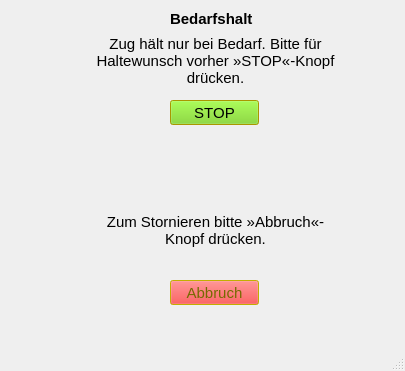
<?xml version="1.0" encoding="UTF-8"?>
<ui version="4.0">
 <class>MainWindow</class>
 <widget class="QMainWindow" name="MainWindow">
  <property name="geometry">
   <rect>
    <x>0</x>
    <y>0</y>
    <width>405</width>
    <height>371</height>
   </rect>
  </property>
  <property name="windowTitle">
   <string>Bedarfshalt</string>
  </property>
  <widget class="QWidget" name="centralWidget">
   <property name="font">
    <font>
     <pointsize>11</pointsize>
    </font>
   </property>
   <widget class="QPushButton" name="stopButton">
    <property name="geometry">
     <rect>
      <x>170</x>
      <y>100</y>
      <width>89</width>
      <height>25</height>
     </rect>
    </property>
    <property name="palette">
     <palette>
      <active>
       <colorrole role="WindowText">
        <brush brushstyle="SolidPattern">
         <color alpha="255">
          <red>0</red>
          <green>0</green>
          <blue>0</blue>
         </color>
        </brush>
       </colorrole>
       <colorrole role="Button">
        <brush brushstyle="SolidPattern">
         <color alpha="255">
          <red>115</red>
          <green>210</green>
          <blue>22</blue>
         </color>
        </brush>
       </colorrole>
       <colorrole role="Light">
        <brush brushstyle="SolidPattern">
         <color alpha="255">
          <red>255</red>
          <green>239</green>
          <blue>100</blue>
         </color>
        </brush>
       </colorrole>
       <colorrole role="Midlight">
        <brush brushstyle="SolidPattern">
         <color alpha="255">
          <red>246</red>
          <green>225</green>
          <blue>50</blue>
         </color>
        </brush>
       </colorrole>
       <colorrole role="Dark">
        <brush brushstyle="SolidPattern">
         <color alpha="255">
          <red>118</red>
          <green>106</green>
          <blue>0</blue>
         </color>
        </brush>
       </colorrole>
       <colorrole role="Mid">
        <brush brushstyle="SolidPattern">
         <color alpha="255">
          <red>158</red>
          <green>141</green>
          <blue>0</blue>
         </color>
        </brush>
       </colorrole>
       <colorrole role="Text">
        <brush brushstyle="SolidPattern">
         <color alpha="255">
          <red>0</red>
          <green>0</green>
          <blue>0</blue>
         </color>
        </brush>
       </colorrole>
       <colorrole role="BrightText">
        <brush brushstyle="SolidPattern">
         <color alpha="255">
          <red>255</red>
          <green>255</green>
          <blue>255</blue>
         </color>
        </brush>
       </colorrole>
       <colorrole role="ButtonText">
        <brush brushstyle="SolidPattern">
         <color alpha="255">
          <red>0</red>
          <green>0</green>
          <blue>0</blue>
         </color>
        </brush>
       </colorrole>
       <colorrole role="Base">
        <brush brushstyle="SolidPattern">
         <color alpha="255">
          <red>255</red>
          <green>255</green>
          <blue>255</blue>
         </color>
        </brush>
       </colorrole>
       <colorrole role="Window">
        <brush brushstyle="SolidPattern">
         <color alpha="255">
          <red>237</red>
          <green>212</green>
          <blue>0</blue>
         </color>
        </brush>
       </colorrole>
       <colorrole role="Shadow">
        <brush brushstyle="SolidPattern">
         <color alpha="255">
          <red>0</red>
          <green>0</green>
          <blue>0</blue>
         </color>
        </brush>
       </colorrole>
       <colorrole role="AlternateBase">
        <brush brushstyle="SolidPattern">
         <color alpha="255">
          <red>246</red>
          <green>233</green>
          <blue>127</blue>
         </color>
        </brush>
       </colorrole>
       <colorrole role="ToolTipBase">
        <brush brushstyle="SolidPattern">
         <color alpha="255">
          <red>255</red>
          <green>255</green>
          <blue>220</blue>
         </color>
        </brush>
       </colorrole>
       <colorrole role="ToolTipText">
        <brush brushstyle="SolidPattern">
         <color alpha="255">
          <red>0</red>
          <green>0</green>
          <blue>0</blue>
         </color>
        </brush>
       </colorrole>
       <colorrole role="PlaceholderText">
        <brush brushstyle="SolidPattern">
         <color alpha="128">
          <red>0</red>
          <green>0</green>
          <blue>0</blue>
         </color>
        </brush>
       </colorrole>
      </active>
      <inactive>
       <colorrole role="WindowText">
        <brush brushstyle="SolidPattern">
         <color alpha="255">
          <red>0</red>
          <green>0</green>
          <blue>0</blue>
         </color>
        </brush>
       </colorrole>
       <colorrole role="Button">
        <brush brushstyle="SolidPattern">
         <color alpha="255">
          <red>115</red>
          <green>210</green>
          <blue>22</blue>
         </color>
        </brush>
       </colorrole>
       <colorrole role="Light">
        <brush brushstyle="SolidPattern">
         <color alpha="255">
          <red>255</red>
          <green>239</green>
          <blue>100</blue>
         </color>
        </brush>
       </colorrole>
       <colorrole role="Midlight">
        <brush brushstyle="SolidPattern">
         <color alpha="255">
          <red>246</red>
          <green>225</green>
          <blue>50</blue>
         </color>
        </brush>
       </colorrole>
       <colorrole role="Dark">
        <brush brushstyle="SolidPattern">
         <color alpha="255">
          <red>118</red>
          <green>106</green>
          <blue>0</blue>
         </color>
        </brush>
       </colorrole>
       <colorrole role="Mid">
        <brush brushstyle="SolidPattern">
         <color alpha="255">
          <red>158</red>
          <green>141</green>
          <blue>0</blue>
         </color>
        </brush>
       </colorrole>
       <colorrole role="Text">
        <brush brushstyle="SolidPattern">
         <color alpha="255">
          <red>0</red>
          <green>0</green>
          <blue>0</blue>
         </color>
        </brush>
       </colorrole>
       <colorrole role="BrightText">
        <brush brushstyle="SolidPattern">
         <color alpha="255">
          <red>255</red>
          <green>255</green>
          <blue>255</blue>
         </color>
        </brush>
       </colorrole>
       <colorrole role="ButtonText">
        <brush brushstyle="SolidPattern">
         <color alpha="255">
          <red>0</red>
          <green>0</green>
          <blue>0</blue>
         </color>
        </brush>
       </colorrole>
       <colorrole role="Base">
        <brush brushstyle="SolidPattern">
         <color alpha="255">
          <red>255</red>
          <green>255</green>
          <blue>255</blue>
         </color>
        </brush>
       </colorrole>
       <colorrole role="Window">
        <brush brushstyle="SolidPattern">
         <color alpha="255">
          <red>237</red>
          <green>212</green>
          <blue>0</blue>
         </color>
        </brush>
       </colorrole>
       <colorrole role="Shadow">
        <brush brushstyle="SolidPattern">
         <color alpha="255">
          <red>0</red>
          <green>0</green>
          <blue>0</blue>
         </color>
        </brush>
       </colorrole>
       <colorrole role="AlternateBase">
        <brush brushstyle="SolidPattern">
         <color alpha="255">
          <red>246</red>
          <green>233</green>
          <blue>127</blue>
         </color>
        </brush>
       </colorrole>
       <colorrole role="ToolTipBase">
        <brush brushstyle="SolidPattern">
         <color alpha="255">
          <red>255</red>
          <green>255</green>
          <blue>220</blue>
         </color>
        </brush>
       </colorrole>
       <colorrole role="ToolTipText">
        <brush brushstyle="SolidPattern">
         <color alpha="255">
          <red>0</red>
          <green>0</green>
          <blue>0</blue>
         </color>
        </brush>
       </colorrole>
       <colorrole role="PlaceholderText">
        <brush brushstyle="SolidPattern">
         <color alpha="128">
          <red>0</red>
          <green>0</green>
          <blue>0</blue>
         </color>
        </brush>
       </colorrole>
      </inactive>
      <disabled>
       <colorrole role="WindowText">
        <brush brushstyle="SolidPattern">
         <color alpha="255">
          <red>118</red>
          <green>106</green>
          <blue>0</blue>
         </color>
        </brush>
       </colorrole>
       <colorrole role="Button">
        <brush brushstyle="SolidPattern">
         <color alpha="255">
          <red>115</red>
          <green>210</green>
          <blue>22</blue>
         </color>
        </brush>
       </colorrole>
       <colorrole role="Light">
        <brush brushstyle="SolidPattern">
         <color alpha="255">
          <red>255</red>
          <green>239</green>
          <blue>100</blue>
         </color>
        </brush>
       </colorrole>
       <colorrole role="Midlight">
        <brush brushstyle="SolidPattern">
         <color alpha="255">
          <red>246</red>
          <green>225</green>
          <blue>50</blue>
         </color>
        </brush>
       </colorrole>
       <colorrole role="Dark">
        <brush brushstyle="SolidPattern">
         <color alpha="255">
          <red>118</red>
          <green>106</green>
          <blue>0</blue>
         </color>
        </brush>
       </colorrole>
       <colorrole role="Mid">
        <brush brushstyle="SolidPattern">
         <color alpha="255">
          <red>158</red>
          <green>141</green>
          <blue>0</blue>
         </color>
        </brush>
       </colorrole>
       <colorrole role="Text">
        <brush brushstyle="SolidPattern">
         <color alpha="255">
          <red>118</red>
          <green>106</green>
          <blue>0</blue>
         </color>
        </brush>
       </colorrole>
       <colorrole role="BrightText">
        <brush brushstyle="SolidPattern">
         <color alpha="255">
          <red>255</red>
          <green>255</green>
          <blue>255</blue>
         </color>
        </brush>
       </colorrole>
       <colorrole role="ButtonText">
        <brush brushstyle="SolidPattern">
         <color alpha="255">
          <red>118</red>
          <green>106</green>
          <blue>0</blue>
         </color>
        </brush>
       </colorrole>
       <colorrole role="Base">
        <brush brushstyle="SolidPattern">
         <color alpha="255">
          <red>237</red>
          <green>212</green>
          <blue>0</blue>
         </color>
        </brush>
       </colorrole>
       <colorrole role="Window">
        <brush brushstyle="SolidPattern">
         <color alpha="255">
          <red>237</red>
          <green>212</green>
          <blue>0</blue>
         </color>
        </brush>
       </colorrole>
       <colorrole role="Shadow">
        <brush brushstyle="SolidPattern">
         <color alpha="255">
          <red>0</red>
          <green>0</green>
          <blue>0</blue>
         </color>
        </brush>
       </colorrole>
       <colorrole role="AlternateBase">
        <brush brushstyle="SolidPattern">
         <color alpha="255">
          <red>237</red>
          <green>212</green>
          <blue>0</blue>
         </color>
        </brush>
       </colorrole>
       <colorrole role="ToolTipBase">
        <brush brushstyle="SolidPattern">
         <color alpha="255">
          <red>255</red>
          <green>255</green>
          <blue>220</blue>
         </color>
        </brush>
       </colorrole>
       <colorrole role="ToolTipText">
        <brush brushstyle="SolidPattern">
         <color alpha="255">
          <red>0</red>
          <green>0</green>
          <blue>0</blue>
         </color>
        </brush>
       </colorrole>
       <colorrole role="PlaceholderText">
        <brush brushstyle="SolidPattern">
         <color alpha="128">
          <red>0</red>
          <green>0</green>
          <blue>0</blue>
         </color>
        </brush>
       </colorrole>
      </disabled>
     </palette>
    </property>
    <property name="text">
     <string>STOP</string>
    </property>
    <property name="autoDefault">
     <bool>false</bool>
    </property>
    <property name="default">
     <bool>false</bool>
    </property>
    <property name="flat">
     <bool>false</bool>
    </property>
   </widget>
   <widget class="QLabel" name="label_3">
    <property name="geometry">
     <rect>
      <x>170</x>
      <y>10</y>
      <width>91</width>
      <height>17</height>
     </rect>
    </property>
    <property name="font">
     <font>
      <pointsize>11</pointsize>
      <weight>75</weight>
      <bold>true</bold>
      <kerning>true</kerning>
     </font>
    </property>
    <property name="text">
     <string>Bedarfshalt</string>
    </property>
   </widget>
   <widget class="QLabel" name="stopLabel">
    <property name="geometry">
     <rect>
      <x>90</x>
      <y>30</y>
      <width>251</width>
      <height>61</height>
     </rect>
    </property>
    <property name="text">
     <string>Zug hält nur bei Bedarf. Bitte für Haltewunsch vorher »STOP«-Knopf drücken.</string>
    </property>
    <property name="alignment">
     <set>Qt::AlignCenter</set>
    </property>
    <property name="wordWrap">
     <bool>true</bool>
    </property>
   </widget>
   <widget class="QLabel" name="cancelLabel">
    <property name="geometry">
     <rect>
      <x>90</x>
      <y>200</y>
      <width>251</width>
      <height>61</height>
     </rect>
    </property>
    <property name="text">
     <string>Zum Stornieren bitte »Abbruch«-Knopf drücken.</string>
    </property>
    <property name="alignment">
     <set>Qt::AlignCenter</set>
    </property>
    <property name="wordWrap">
     <bool>true</bool>
    </property>
   </widget>
   <widget class="QPushButton" name="cancelButton">
    <property name="enabled">
     <bool>false</bool>
    </property>
    <property name="geometry">
     <rect>
      <x>170</x>
      <y>280</y>
      <width>89</width>
      <height>25</height>
     </rect>
    </property>
    <property name="palette">
     <palette>
      <active>
       <colorrole role="WindowText">
        <brush brushstyle="SolidPattern">
         <color alpha="255">
          <red>0</red>
          <green>0</green>
          <blue>0</blue>
         </color>
        </brush>
       </colorrole>
       <colorrole role="Button">
        <brush brushstyle="SolidPattern">
         <color alpha="255">
          <red>239</red>
          <green>41</green>
          <blue>41</blue>
         </color>
        </brush>
       </colorrole>
       <colorrole role="Light">
        <brush brushstyle="SolidPattern">
         <color alpha="255">
          <red>255</red>
          <green>239</green>
          <blue>100</blue>
         </color>
        </brush>
       </colorrole>
       <colorrole role="Midlight">
        <brush brushstyle="SolidPattern">
         <color alpha="255">
          <red>246</red>
          <green>225</green>
          <blue>50</blue>
         </color>
        </brush>
       </colorrole>
       <colorrole role="Dark">
        <brush brushstyle="SolidPattern">
         <color alpha="255">
          <red>118</red>
          <green>106</green>
          <blue>0</blue>
         </color>
        </brush>
       </colorrole>
       <colorrole role="Mid">
        <brush brushstyle="SolidPattern">
         <color alpha="255">
          <red>158</red>
          <green>141</green>
          <blue>0</blue>
         </color>
        </brush>
       </colorrole>
       <colorrole role="Text">
        <brush brushstyle="SolidPattern">
         <color alpha="255">
          <red>0</red>
          <green>0</green>
          <blue>0</blue>
         </color>
        </brush>
       </colorrole>
       <colorrole role="BrightText">
        <brush brushstyle="SolidPattern">
         <color alpha="255">
          <red>255</red>
          <green>255</green>
          <blue>255</blue>
         </color>
        </brush>
       </colorrole>
       <colorrole role="ButtonText">
        <brush brushstyle="SolidPattern">
         <color alpha="255">
          <red>0</red>
          <green>0</green>
          <blue>0</blue>
         </color>
        </brush>
       </colorrole>
       <colorrole role="Base">
        <brush brushstyle="SolidPattern">
         <color alpha="255">
          <red>255</red>
          <green>255</green>
          <blue>255</blue>
         </color>
        </brush>
       </colorrole>
       <colorrole role="Window">
        <brush brushstyle="SolidPattern">
         <color alpha="255">
          <red>237</red>
          <green>212</green>
          <blue>0</blue>
         </color>
        </brush>
       </colorrole>
       <colorrole role="Shadow">
        <brush brushstyle="SolidPattern">
         <color alpha="255">
          <red>0</red>
          <green>0</green>
          <blue>0</blue>
         </color>
        </brush>
       </colorrole>
       <colorrole role="AlternateBase">
        <brush brushstyle="SolidPattern">
         <color alpha="255">
          <red>246</red>
          <green>233</green>
          <blue>127</blue>
         </color>
        </brush>
       </colorrole>
       <colorrole role="ToolTipBase">
        <brush brushstyle="SolidPattern">
         <color alpha="255">
          <red>255</red>
          <green>255</green>
          <blue>220</blue>
         </color>
        </brush>
       </colorrole>
       <colorrole role="ToolTipText">
        <brush brushstyle="SolidPattern">
         <color alpha="255">
          <red>0</red>
          <green>0</green>
          <blue>0</blue>
         </color>
        </brush>
       </colorrole>
       <colorrole role="PlaceholderText">
        <brush brushstyle="SolidPattern">
         <color alpha="128">
          <red>0</red>
          <green>0</green>
          <blue>0</blue>
         </color>
        </brush>
       </colorrole>
      </active>
      <inactive>
       <colorrole role="WindowText">
        <brush brushstyle="SolidPattern">
         <color alpha="255">
          <red>0</red>
          <green>0</green>
          <blue>0</blue>
         </color>
        </brush>
       </colorrole>
       <colorrole role="Button">
        <brush brushstyle="SolidPattern">
         <color alpha="255">
          <red>239</red>
          <green>41</green>
          <blue>41</blue>
         </color>
        </brush>
       </colorrole>
       <colorrole role="Light">
        <brush brushstyle="SolidPattern">
         <color alpha="255">
          <red>255</red>
          <green>239</green>
          <blue>100</blue>
         </color>
        </brush>
       </colorrole>
       <colorrole role="Midlight">
        <brush brushstyle="SolidPattern">
         <color alpha="255">
          <red>246</red>
          <green>225</green>
          <blue>50</blue>
         </color>
        </brush>
       </colorrole>
       <colorrole role="Dark">
        <brush brushstyle="SolidPattern">
         <color alpha="255">
          <red>118</red>
          <green>106</green>
          <blue>0</blue>
         </color>
        </brush>
       </colorrole>
       <colorrole role="Mid">
        <brush brushstyle="SolidPattern">
         <color alpha="255">
          <red>158</red>
          <green>141</green>
          <blue>0</blue>
         </color>
        </brush>
       </colorrole>
       <colorrole role="Text">
        <brush brushstyle="SolidPattern">
         <color alpha="255">
          <red>0</red>
          <green>0</green>
          <blue>0</blue>
         </color>
        </brush>
       </colorrole>
       <colorrole role="BrightText">
        <brush brushstyle="SolidPattern">
         <color alpha="255">
          <red>255</red>
          <green>255</green>
          <blue>255</blue>
         </color>
        </brush>
       </colorrole>
       <colorrole role="ButtonText">
        <brush brushstyle="SolidPattern">
         <color alpha="255">
          <red>0</red>
          <green>0</green>
          <blue>0</blue>
         </color>
        </brush>
       </colorrole>
       <colorrole role="Base">
        <brush brushstyle="SolidPattern">
         <color alpha="255">
          <red>255</red>
          <green>255</green>
          <blue>255</blue>
         </color>
        </brush>
       </colorrole>
       <colorrole role="Window">
        <brush brushstyle="SolidPattern">
         <color alpha="255">
          <red>237</red>
          <green>212</green>
          <blue>0</blue>
         </color>
        </brush>
       </colorrole>
       <colorrole role="Shadow">
        <brush brushstyle="SolidPattern">
         <color alpha="255">
          <red>0</red>
          <green>0</green>
          <blue>0</blue>
         </color>
        </brush>
       </colorrole>
       <colorrole role="AlternateBase">
        <brush brushstyle="SolidPattern">
         <color alpha="255">
          <red>246</red>
          <green>233</green>
          <blue>127</blue>
         </color>
        </brush>
       </colorrole>
       <colorrole role="ToolTipBase">
        <brush brushstyle="SolidPattern">
         <color alpha="255">
          <red>255</red>
          <green>255</green>
          <blue>220</blue>
         </color>
        </brush>
       </colorrole>
       <colorrole role="ToolTipText">
        <brush brushstyle="SolidPattern">
         <color alpha="255">
          <red>0</red>
          <green>0</green>
          <blue>0</blue>
         </color>
        </brush>
       </colorrole>
       <colorrole role="PlaceholderText">
        <brush brushstyle="SolidPattern">
         <color alpha="128">
          <red>0</red>
          <green>0</green>
          <blue>0</blue>
         </color>
        </brush>
       </colorrole>
      </inactive>
      <disabled>
       <colorrole role="WindowText">
        <brush brushstyle="SolidPattern">
         <color alpha="255">
          <red>118</red>
          <green>106</green>
          <blue>0</blue>
         </color>
        </brush>
       </colorrole>
       <colorrole role="Button">
        <brush brushstyle="SolidPattern">
         <color alpha="255">
          <red>239</red>
          <green>41</green>
          <blue>41</blue>
         </color>
        </brush>
       </colorrole>
       <colorrole role="Light">
        <brush brushstyle="SolidPattern">
         <color alpha="255">
          <red>255</red>
          <green>239</green>
          <blue>100</blue>
         </color>
        </brush>
       </colorrole>
       <colorrole role="Midlight">
        <brush brushstyle="SolidPattern">
         <color alpha="255">
          <red>246</red>
          <green>225</green>
          <blue>50</blue>
         </color>
        </brush>
       </colorrole>
       <colorrole role="Dark">
        <brush brushstyle="SolidPattern">
         <color alpha="255">
          <red>118</red>
          <green>106</green>
          <blue>0</blue>
         </color>
        </brush>
       </colorrole>
       <colorrole role="Mid">
        <brush brushstyle="SolidPattern">
         <color alpha="255">
          <red>158</red>
          <green>141</green>
          <blue>0</blue>
         </color>
        </brush>
       </colorrole>
       <colorrole role="Text">
        <brush brushstyle="SolidPattern">
         <color alpha="255">
          <red>118</red>
          <green>106</green>
          <blue>0</blue>
         </color>
        </brush>
       </colorrole>
       <colorrole role="BrightText">
        <brush brushstyle="SolidPattern">
         <color alpha="255">
          <red>255</red>
          <green>255</green>
          <blue>255</blue>
         </color>
        </brush>
       </colorrole>
       <colorrole role="ButtonText">
        <brush brushstyle="SolidPattern">
         <color alpha="255">
          <red>118</red>
          <green>106</green>
          <blue>0</blue>
         </color>
        </brush>
       </colorrole>
       <colorrole role="Base">
        <brush brushstyle="SolidPattern">
         <color alpha="255">
          <red>237</red>
          <green>212</green>
          <blue>0</blue>
         </color>
        </brush>
       </colorrole>
       <colorrole role="Window">
        <brush brushstyle="SolidPattern">
         <color alpha="255">
          <red>237</red>
          <green>212</green>
          <blue>0</blue>
         </color>
        </brush>
       </colorrole>
       <colorrole role="Shadow">
        <brush brushstyle="SolidPattern">
         <color alpha="255">
          <red>0</red>
          <green>0</green>
          <blue>0</blue>
         </color>
        </brush>
       </colorrole>
       <colorrole role="AlternateBase">
        <brush brushstyle="SolidPattern">
         <color alpha="255">
          <red>237</red>
          <green>212</green>
          <blue>0</blue>
         </color>
        </brush>
       </colorrole>
       <colorrole role="ToolTipBase">
        <brush brushstyle="SolidPattern">
         <color alpha="255">
          <red>255</red>
          <green>255</green>
          <blue>220</blue>
         </color>
        </brush>
       </colorrole>
       <colorrole role="ToolTipText">
        <brush brushstyle="SolidPattern">
         <color alpha="255">
          <red>0</red>
          <green>0</green>
          <blue>0</blue>
         </color>
        </brush>
       </colorrole>
       <colorrole role="PlaceholderText">
        <brush brushstyle="SolidPattern">
         <color alpha="128">
          <red>0</red>
          <green>0</green>
          <blue>0</blue>
         </color>
        </brush>
       </colorrole>
      </disabled>
     </palette>
    </property>
    <property name="text">
     <string>Abbruch</string>
    </property>
    <property name="autoDefault">
     <bool>false</bool>
    </property>
    <property name="default">
     <bool>false</bool>
    </property>
    <property name="flat">
     <bool>false</bool>
    </property>
   </widget>
   <widget class="QLabel" name="label_train_stop_status">
    <property name="geometry">
     <rect>
      <x>20</x>
      <y>150</y>
      <width>371</width>
      <height>51</height>
     </rect>
    </property>
    <property name="sizePolicy">
     <sizepolicy hsizetype="Maximum" vsizetype="Maximum">
      <horstretch>0</horstretch>
      <verstretch>0</verstretch>
     </sizepolicy>
    </property>
    <property name="font">
     <font>
      <pointsize>14</pointsize>
     </font>
    </property>
    <property name="text">
     <string/>
    </property>
    <property name="alignment">
     <set>Qt::AlignCenter</set>
    </property>
    <property name="wordWrap">
     <bool>true</bool>
    </property>
   </widget>
   <widget class="QLabel" name="label_raise_arm">
    <property name="geometry">
     <rect>
      <x>30</x>
      <y>40</y>
      <width>40</width>
      <height>81</height>
     </rect>
    </property>
    <property name="text">
     <string/>
    </property>
   </widget>
  </widget>
  <widget class="QStatusBar" name="statusBar"/>
 </widget>
 <layoutdefault spacing="6" margin="11"/>
 <resources/>
 <connections/>
</ui>
